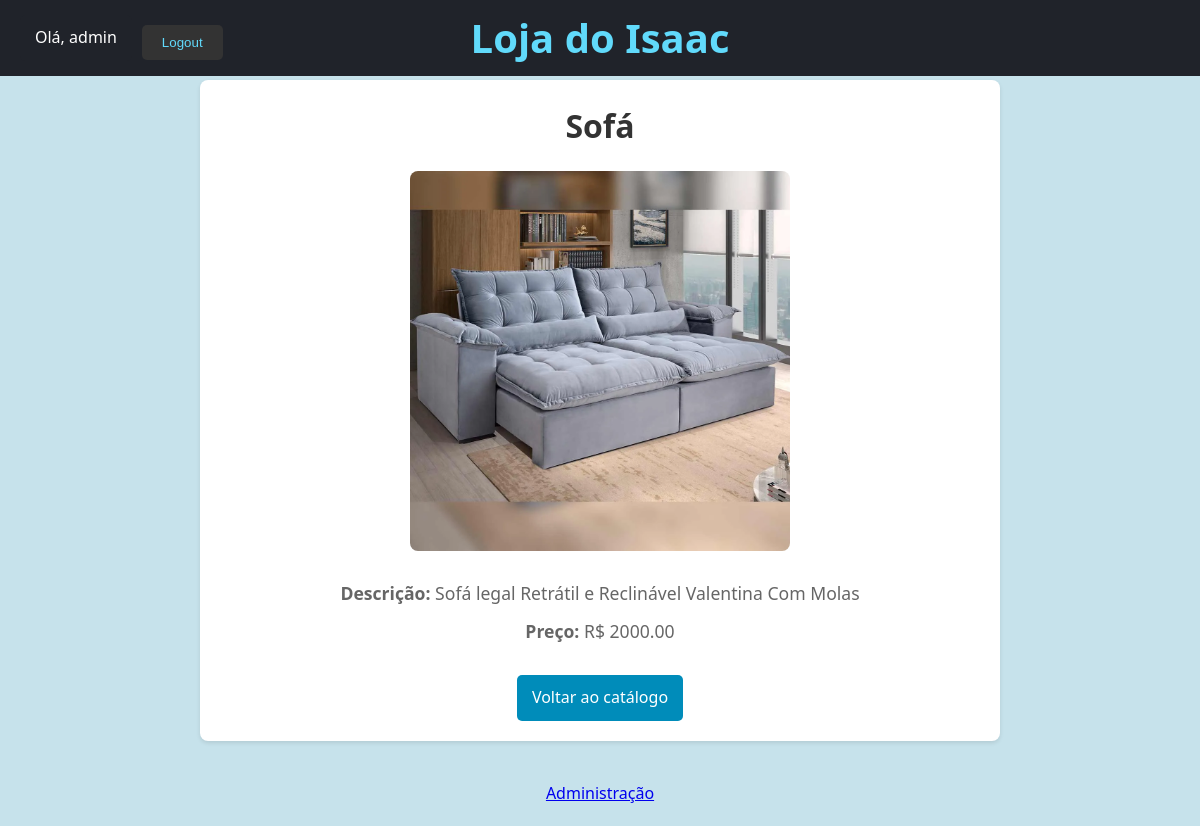
Page /items/9/ (signed in) on the earlier database version.
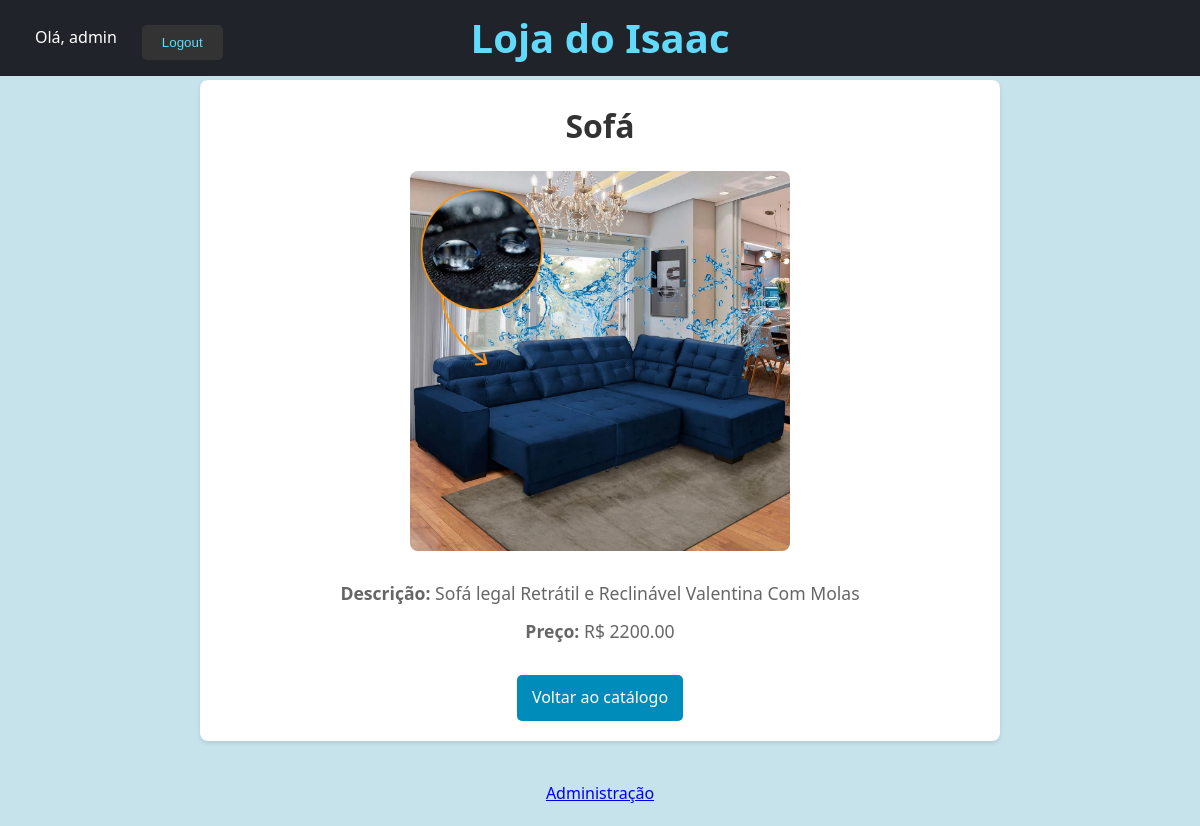
Same page on the later database version.
### myapp/models.py (models this page shows, shortened)
class Item(models.Model):
    nome = models.CharField(max_length=100)
    descricao = models.TextField()
    preco = models.DecimalField(max_digits=6, decimal_places=2, default = 0)
    imagem = models.ImageField(upload_to='item_images/', null=True)  # As imagens serão salvas na pasta 'item_images'

### myapp/views.py (the view)
# urls.py: path('items/<int:pk>/', item_detail, name='item_detail'),
def item_detail(request, pk):
    item = get_object_or_404(Item, pk=pk)
    return render(request, 'myapp/item_detail.html', {'item': item})

### myapp/templates/myapp/item_detail.html (shortened to what this page needs)
{% extends 'myapp/base.html' %}
{% load static %}
{% block stylesheet %}
{{ block.super }}
<link rel="stylesheet" href="{% static 'myapp/css/item_detail.css' %}">
{% endblock %}
{% block content %}
<div class="item-detail-container">
    <h2>{{ item.nome }}</h2>
    {% if item.imagem %}
        <img src="{{ item.imagem.url }}" alt="{{ item.nome }}" class="item-image"/>
    {% endif %}
    <p><strong>Descrição:</strong> {{ item.descricao }}</p>
    <p><strong>Preço:</strong> R$ {{ item.preco }}</p>
    <a href="{% url 'items' %}">Voltar ao catálogo</a>
</div>
{% endblock %}

Differences in the rows shown:
changed Item "Sofá": imagem: a different picture; preco "2000.00" → "2200.00"
